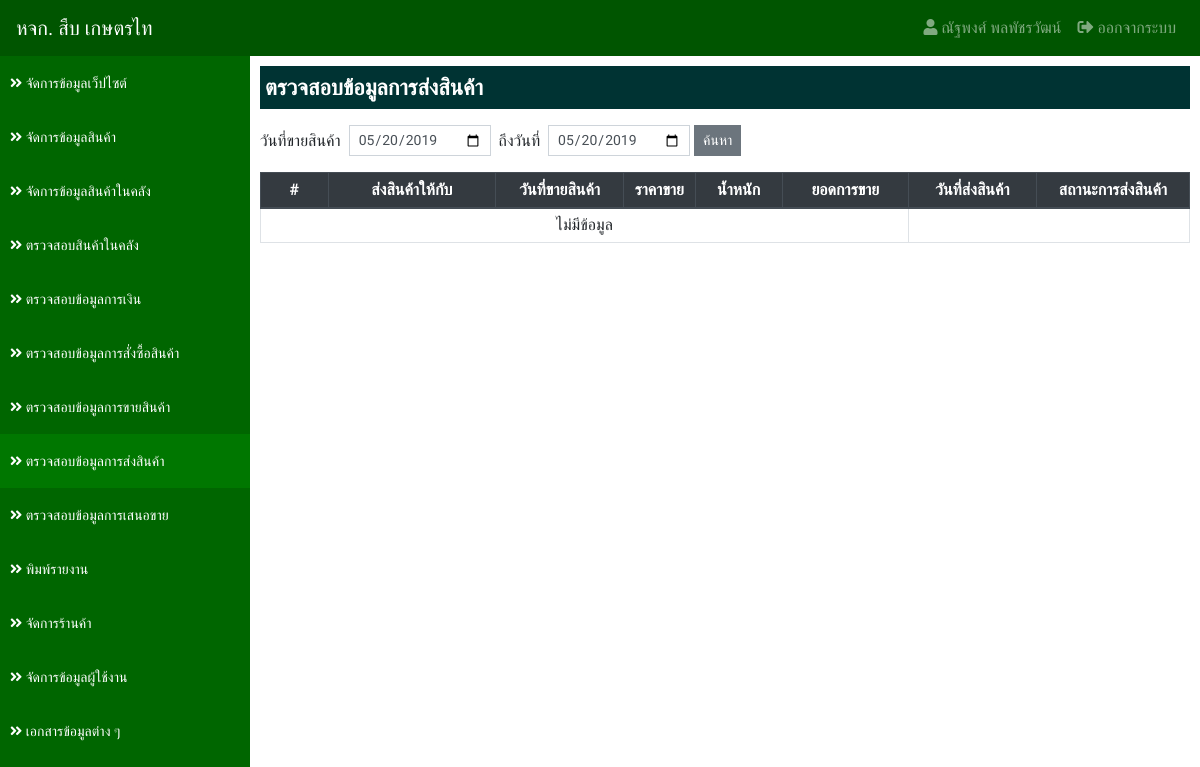
Before: /?app=datatransfer&action=transfer (signed in) with the older database file.
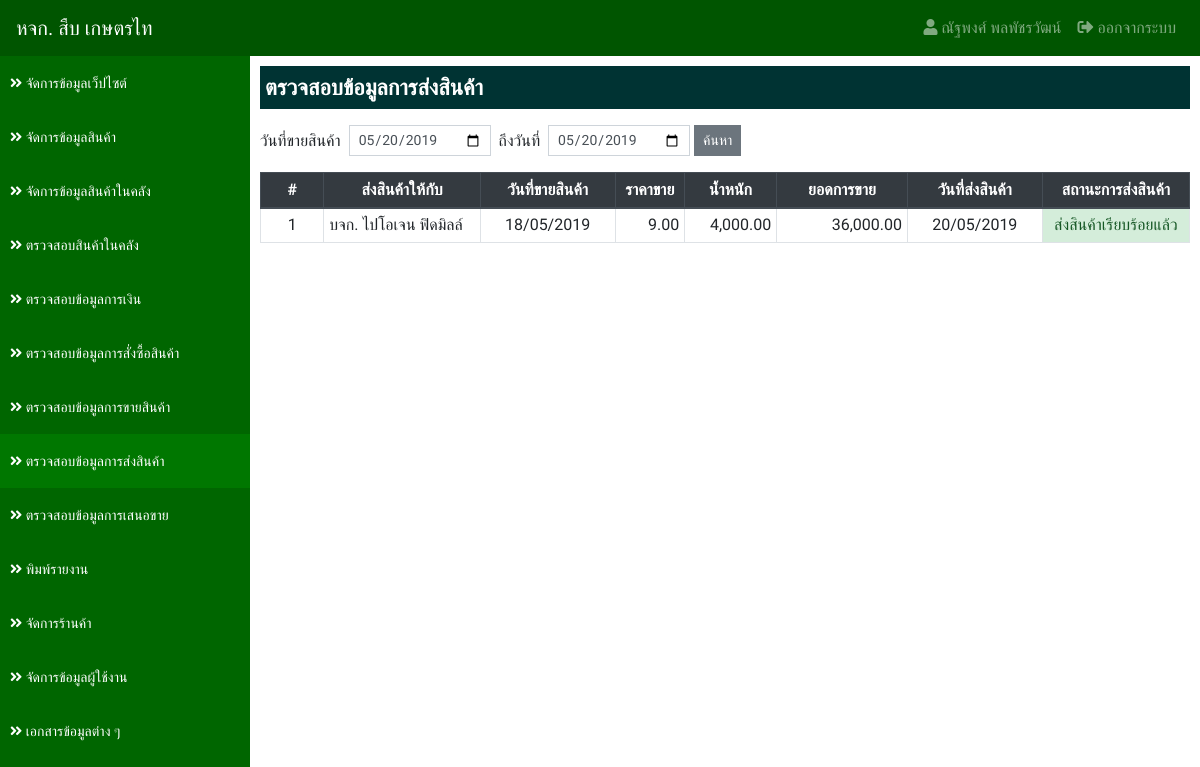
After: the same page with the newer database file.
### tables this page shows
CREATE TABLE `lot_tb` (
  `lot_id` int(11) NOT NULL,
  `products_id` int(11) NOT NULL COMMENT 'รหัสสินค้า',
  `lot_date` date NOT NULL COMMENT 'วันที่ซื้อสินค้า',
  `lot_weight` decimal(10,2) NOT NULL COMMENT 'น้ำหนัก',
  `lot_price_buy` decimal(10,2) NOT NULL COMMENT 'ราคาซื้อ',
  `store_buy_id` int(11) NOT NULL COMMENT 'ซื้อกับ',
  `lot_note_buy` varchar(255) NOT NULL COMMENT 'หมายเหตุการซื้อสินค้า',
  `lot_price_sale` decimal(10,2) NOT NULL COMMENT 'ราคาขาย',
  `lot_date_sale` date NOT NULL COMMENT 'วันที่ขาย',
  `store_sale_id` int(11) NOT NULL COMMENT 'ขายให้กับ',
  `lot_note_sale` varchar(255) NOT NULL COMMENT 'หมายเหตุใบเสร็จรับเงิน',
  `store_order` int(11) NOT NULL COMMENT 'ร้านที่สั่งซื้อสินค้า',
  `lot_order_date` datetime NOT NULL COMMENT 'วันที่สั่งซื้อสินค้า',
  `lot_status` int(1) NOT NULL DEFAULT '1' COMMENT 'สถานะ 1.ยังไม่ได้ขาย 2.ขายแล้ว 3.ลบ 4.สั่งซื้อ',
  `lot_transfer` int(1) NOT NULL DEFAULT '1' COMMENT 'สถานะการส่ง 1.ยังไม่ได้ส่ง 2.ส่งเรียบร้อยแล้ว',
  `lot_transfer_date` date NOT NULL COMMENT 'วันที่ส่งสินค้า',
  `lot_note_transfer` varchar(255) NOT NULL COMMENT 'หมายเหตุการส่งสินค้า',
  `lot_other` decimal(10,2) NOT NULL COMMENT 'ค่ากรรมกร',
  `lot_payment` date NOT NULL COMMENT 'วันที่ชำระเงิน',
  `lot_fitby` int(11) NOT NULL COMMENT 'ผู้บันทึก',
  `lot_fitdate` datetime NOT NULL COMMENT 'บันทึกเมื่อ'
);

CREATE TABLE `store_tb` (
  `store_id` int(11) NOT NULL,
  `store_name` varchar(255) NOT NULL COMMENT 'ชื่อร้าน',
  `store_address` varchar(255) NOT NULL COMMENT 'ที่อยู่',
  `store_phone` varchar(100) NOT NULL COMMENT 'เบอร์โทรศัพท์',
  `store_tax` varchar(100) NOT NULL COMMENT 'เลขประจำตัวผู้เสียภาษี',
  `store_type` int(1) NOT NULL COMMENT 'ประเภทร้าน 1.เจ้าของร้าน 2.ร้านซื้อสินค้า 3.ร้านขายสินค้า',
  `store_status` int(1) NOT NULL COMMENT 'สถานะ 1.ใช้งาน 2.ปิดการใช้งาน 3.ลบ'
);

### applications/connect_db.php (called while the page is built, shortened)
<?php
    $serveName      = "localhost";
    $userConect     = "root";
    $passConnect    = "";
    $DB             = "sub_data";
    $conn           = new mysqli($serveName, $userConect, $passConnect, $DB);
    $conn->set_charset("utf8");
    $transferStatus = array('', 'ยังไม่ได้ส่งสินค้า', 'ส่งสินค้าเรียบร้อยแล้ว');
    $protocol       = (!empty($_SERVER['HTTPS']) && $_SERVER['HTTPS'] !== 'off' || $_SERVER['SERVER_PORT'] == 443) ? "https://" : "http://";
    $domain         = $protocol.$_SERVER['HTTP_HOST']."/project01";
    function select_db($sql) {
        Global $conn;
        return $conn->query($sql);
    }
?>

### applications/datatransfer/transfer.php (the view, shortened to what this page needs)
<?php
    if (empty($_POST['date_start']) && empty($_POST['date_end'])) {
        $dateStart = date('Y-m-d');
        $dateEnd = date('Y-m-d');
    } else {
        $dateStart = $_POST['date_start'];
        $dateEnd = $_POST['date_end'];
    }
    $result = select_db("
        SELECT
            lot_tb.*,
            store_tb.store_name
        FROM
            lot_tb
        INNER JOIN store_tb ON lot_tb.store_sale_id = store_tb.store_id
        WHERE
            lot_tb.lot_status  != '3' AND
            lot_date_sale BETWEEN '$dateStart 00:00:00' AND '$dateEnd 23:59:59'
        ORDER BY
            lot_transfer_date ASC
    ");
?>
<div class="detail">
    <p class="title">ตรวจสอบข้อมูลการส่งสินค้า</p>
    <form action="" class="form-inline" method="POST">
        <div class="input-group mb-3">
            <div class="mt-1"> วันที่ขายสินค้า &nbsp;</div>
            <input type="date" name="date_start" value="<?=$dateStart?>" class="form-control form-control-sm">
            <div class="mt-1">&nbsp; ถึงวันที่ &nbsp;</div>
            <input type="date" name="date_end" value="<?=$dateEnd?>" class="form-control form-control-sm">&nbsp;
            <button type="submit" class="btn btn-secondary btn-sm">ค้นหา</button>
        </div>
    </form>
    <table class="table table-bordered table-hover table-sm">
        <thead class="thead-dark">
            <tr>
                <th class="text-center" style="width: 80px;">#</th>
                <th class="text-center" style="width: 200px;">ส่งสินค้าให้กับ</th>
                <th class="text-center" style="width: 150px;">วันที่ขายสินค้า</th>
                <th class="text-center" style="width: 80px;">ราคาขาย</th>
                <th class="text-center" style="width: 100px;">น้ำหนัก</th>
                <th class="text-center" style="width: 150px;">ยอดการขาย</th>
                <th class="text-center" style="width: 150px;">วันที่ส่งสินค้า</th>
                <th class="text-center" style="width: 180px;">สถานะการส่งสินค้า</th>
            </tr>
        </thead>
        <tbody>
        <?php
            if ($result->num_rows > 0) {
                $i = 1;
                while($row = $result->fetch_assoc()) {
        ?>
            <tr>
                <td class="text-center"><?=$i?></td>
                <td><?=$row['store_name']?></td>
                <td class="text-center"><?=date_format(date_create($row['lot_date']),"d/m/Y")?></td>
                <td class="text-right"><?=number_format($row['lot_price_sale'],2)?></td>
                <td class="text-right"><?=number_format($row['lot_weight'],2)?></td>
                <td class="text-right"><?=number_format($row['lot_weight']*$row['lot_price_sale'],2)?></td>
                <td class="text-center"><?=($row['lot_transfer_date']!="0000-00-00")?date_format(date_create($row['lot_transfer_date']),"d/m/Y"):""?></td>
                <td class="text-center <?php if($row['lot_transfer'] == 2){echo "alert-success";}?>"><?=$transferStatus[$row['lot_transfer']]?></td>
            </tr>
        <?php $i++;}} else { ?>
            <tr>
                <td class="text-center" colspan="6">ไม่มีข้อมูล</td>
            </tr>
        <?php } ?>
        </tbody>
    </table>
</div>

### index.php (shortened to what this page needs)
<?php
include './applications/connect_db.php';
?>
<!DOCTYPE html>
<html lang="en">
<head>
    <link rel="stylesheet" href="https://stackpath.bootstrapcdn.com/bootstrap/4.3.1/css/bootstrap.min.css">
    <link rel="stylesheet" href="https://use.fontawesome.com/releases/v5.8.1/css/all.css">
    <link rel="stylesheet" href="./assets/css/custom.css?v=0.02">
    <link rel="stylesheet" href="./assets/css/login.css?v=0.02">
</head>
<body>
    <?php if (!empty($_SESSION['loginStatus'])) { include './main/dashboard.php'; }?>
</body>
</html>

### main/navbar.php (shortened to what this page needs)
<nav class="navbar fixed-top navbar-expand-lg navbar-dark navbar-custom">
    <a class="navbar-brand" href="<?=$domain?>">หจก. สืบ เกษตรไท</a>
    <div class="collapse navbar-collapse" id="navbarSupportedContent">
        <ul class="navbar-nav">
            <li class="nav-item">
                <a class="nav-link" href="#"><i class="fas fa-user"></i> <?php echo $_SESSION['user_fullname']?></a>
            </li>
            <li class="nav-item">
                <a class="nav-link" href="?action=logout"><i class="fas fa-sign-out-alt"></i> ออกจากระบบ</a>
            </li>
        </ul>
    </div>
</nav>
<div class="sidebar">
    <ul class="sidebar-list">
    <?php if ($_SESSION['user_type'] == 1) { ?>
        <li>
            <a href="?app=detail&action=list"><i class="fas fa-angle-double-right"></i> จัดการข้อมูลเว็ปไซต์</a>
        </li>
        <li class="<?php if($action == 'products_list' || $action == 'products_add' || $action == 'products_edit'){echo "active";}?>">
            <a href="?app=products&action=products_list"><i class="fas fa-angle-double-right"></i> จัดการข้อมูลสินค้า</a>
        </li>
        <li class="<?php if($action == 'manage_stock' || $action == 'manage_stock_sale'){echo "active";}?>">
            <a href="?app=stock&action=manage_stock"><i class="fas fa-angle-double-right"></i> จัดการข้อมูลสินค้าในคลัง</a>
        </li>
        <li class="<?php if($action == 'stock'){echo "active";}?>">
            <a href="?app=datatransfer&action=stock"><i class="fas fa-angle-double-right"></i> ตรวจสอบสินค้าในคลัง</a>
        </li>
        <li class="<?php if($action == 'finance'){echo "active";}?>">
            <a href="?app=datatransfer&action=finance"><i class="fas fa-angle-double-right"></i> ตรวจสอบข้อมูลการเงิน</a>
        </li>
        <li class="<?php if($action == 'buy'){echo "active";}?>">
            <a href="?app=datatransfer&action=buy"><i class="fas fa-angle-double-right"></i> ตรวจสอบข้อมูลการสั่งซื้อสินค้า</a>
        </li>
        <li class="<?php if($action == 'sale'){echo "active";}?>">
            <a href="?app=datatransfer&action=sale"><i class="fas fa-angle-double-right"></i> ตรวจสอบข้อมูลการขายสินค้า</a>
        </li>
        <li class="<?php if($action == 'transfer'){echo "active";}?>">
            <a href="?app=datatransfer&action=transfer"><i class="fas fa-angle-double-right"></i> ตรวจสอบข้อมูลการส่งสินค้า</a>
        </li>
        <li class="<?php if($action == 'order_list_sale'){echo "active";}?>">
            <a href="?app=order&action=order_list_sale"><i class="fas fa-angle-double-right"></i> ตรวจสอบข้อมูลการเสนอขาย</a>
        </li>
        <li class="<?php if($action == 'report_list'){echo "active";}?>">
            <a href="?app=reports&action=report_list"><i class="fas fa-angle-double-right"></i> พิมพ์รายงาน</a>
        </li>
        <li class="<?php if($action == 'store_list' || $action == 'store_add' || $action == 'store_edit'){echo "active";}?>">
            <a href="?app=store&action=store_list"><i class="fas fa-angle-double-right"></i> จัดการร้านค้า</a>
        </li>
        <li class="<?php if($action == 'user_list' || $action == 'user_add' || $action == 'user_edit'){echo "active";}?>">
            <a href="?app=user&action=user_list"><i class="fas fa-angle-double-right"></i> จัดการข้อมูลผู้ใช้งาน</a>
        </li>
        <li class="<?php if($action == 'document'){echo "active";}?>">
            <a href="?app=documents&action=document"><i class="fas fa-angle-double-right"></i> เอกสารข้อมูลต่าง ๆ</a>
        </li>
    <?php } ?>
    </ul>
</div>

### main/dashboard.php (shortened to what this page needs)
<?php
    $app    = (!empty($_GET['app']))?'/'.$_GET['app'].'/':'/';
    $action = (!empty($_GET['action']))?$_GET['action']:'main';
    include './main/navbar.php';
?>
<div class="content">
<?php
    include './applications'.$app.$action.'.php';
?>
</div>

### assets/css/custom.css (style rules this page uses)
html { overflow-x: hidden; }
body { font-family: 'Niramit', sans-serif; }
.form-control, .btn { border-radius: 0px; }
.navbar-custom { background-color: #005500; }
.sidebar { position: fixed; top: 0; left: 0; background-color: #006600; width: 250px; height: 100vh; padding: 56px 0 0; overflow: scroll; overflow-x: hidden; }
.sidebar-list { padding: 0; list-style: none; }
.sidebar-list li { cursor: pointer; padding: 15px 10px; color: #FFF; }
.sidebar-list li a { color: #FFF; text-decoration: none; font-size: 14px; }
.sidebar-list > .active, .sidebar-list li:hover { background-color: #007700; }
.content { padding: 56px 0 0 250px; }
.content > .detail { padding: 10px; }
.content > .detail > .title { font-size: 22px; font-weight: bold; padding: 5px; background-color: #003333; color: #FFF; }

Changed rows visible on the page:
added lot_tb: store_tb.store_name "บจก. ไปโอเจน ฟิดมิลล์", lot_date "18/05/2019", lot_price_sale "9.00", lot_weight "4,000.00", $row['lot_weight']*$row['lot_price_sale'] "36,000.00", lot_transfer_date "20/05/2019", lot_transfer "ส่งสินค้าเรียบร้อยแล้ว"
Other visible differences:
text no longer shown: "ไม่มีข้อมูล"
